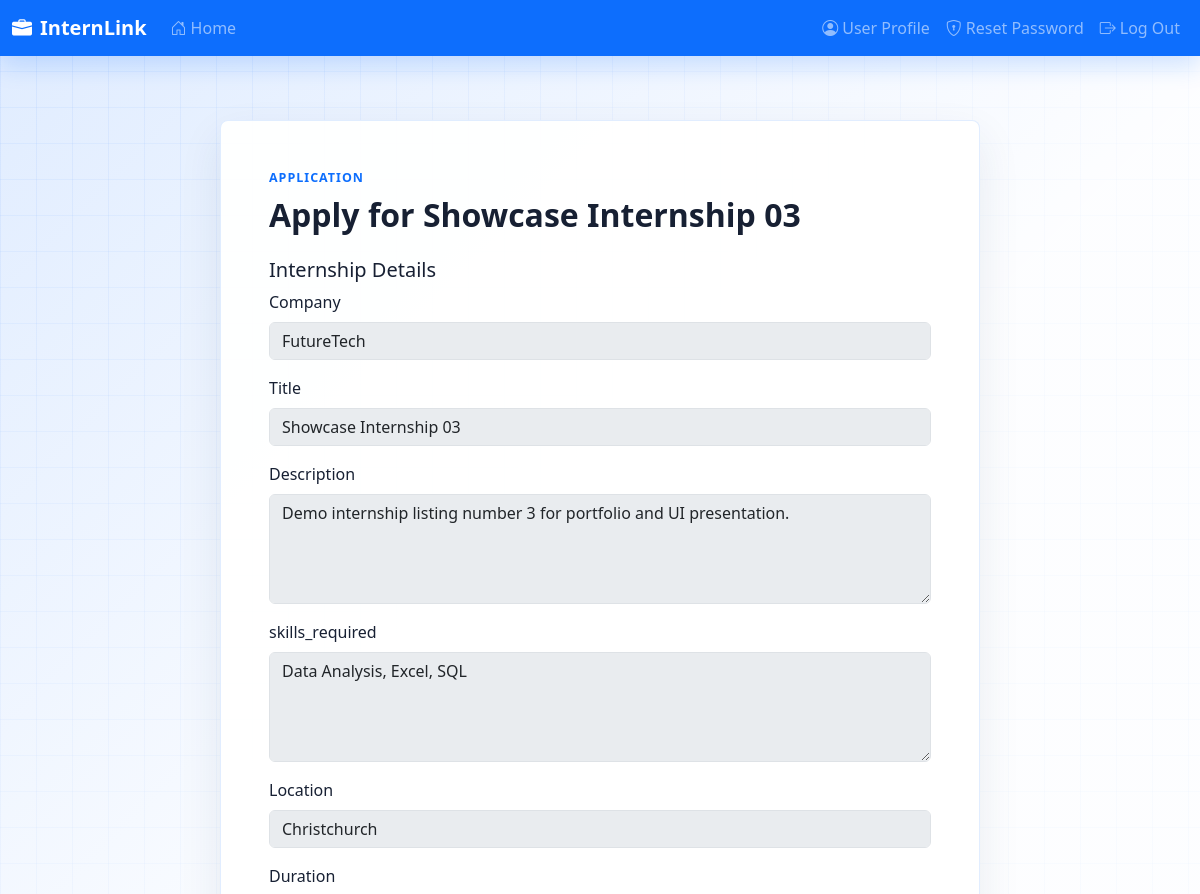
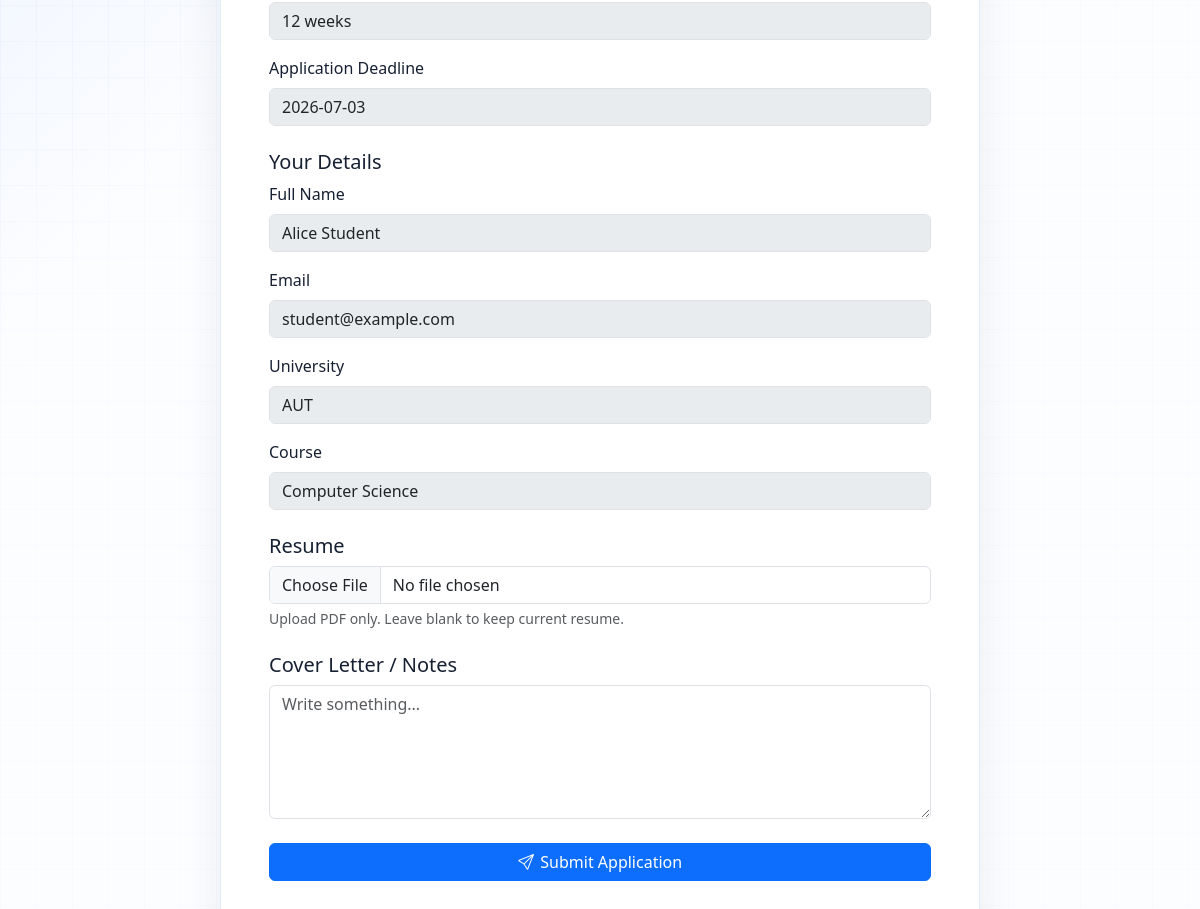
The app's page /apply/4 (signed in) with its own data (2 pictures, top to bottom).
### tables this page shows
CREATE TABLE internships (
    internship_id INTEGER PRIMARY KEY AUTOINCREMENT,
    company_id INTEGER NOT NULL,
    title TEXT NOT NULL,
    description TEXT NOT NULL,
    location TEXT,
    duration TEXT,
    salary REAL,
    deadline TEXT,
    stipend TEXT,
    "number_opening" INTEGER DEFAULT 1,
    additional_info TEXT, skills_required TEXT, number_of_opening INTEGER DEFAULT 1,
    FOREIGN KEY (company_id) REFERENCES employers(emp_id) ON DELETE CASCADE
);

CREATE TABLE employers (
    emp_id INTEGER PRIMARY KEY AUTOINCREMENT,
    user_id INTEGER NOT NULL UNIQUE,
    company_name TEXT NOT NULL,
    company_description TEXT,
    website TEXT,
    logo_path TEXT DEFAULT 'images/default.JPG',
    FOREIGN KEY (user_id) REFERENCES users(user_id) ON DELETE CASCADE
);

CREATE TABLE users (
    user_id INTEGER PRIMARY KEY AUTOINCREMENT,
    username TEXT NOT NULL UNIQUE,
    full_name TEXT,
    email TEXT NOT NULL UNIQUE,
    role TEXT NOT NULL CHECK (role IN ('Student', 'Employer', 'Admin')),
    password_hash BLOB NOT NULL,
    profile_image TEXT DEFAULT 'images/default.JPG',
    status TEXT NOT NULL DEFAULT 'active'
        CHECK (status IN ('active', 'inactive', 'suspended'))
);

CREATE TABLE students (
    student_id INTEGER PRIMARY KEY AUTOINCREMENT,
    user_id INTEGER NOT NULL UNIQUE,
    university TEXT,
    course TEXT,
    resume_path TEXT,
    FOREIGN KEY (user_id) REFERENCES users(user_id) ON DELETE CASCADE
);

### mysite/customer.py (the view, shortened to what this page needs)
@app.route("/apply/<int:internship_id>", methods=["GET", "POST"])
def apply(internship_id):
    user_id = session.get("user_id")
    if not user_id:
        return redirect(url_for("login"))
    if request.method == "GET":
        with db.get_cursor() as cursor:
            cursor.execute(
                """
                SELECT
                    i.*,
                    e.company_name,
                    a.coverletter,
                    a.feedback,
                    a.status
                FROM internships i
                JOIN employers e ON i.company_id = e.emp_id
                LEFT JOIN students s ON s.user_id = %s
                LEFT JOIN applications a
                    ON a.student_id = s.student_id
                    AND a.internship_id = i.internship_id
                WHERE i.internship_id = %s
                """,
                (user_id, internship_id),
            )
            internship = cursor.fetchone()
            cursor.execute(
                """
                SELECT u.full_name, u.email, s.university, s.course, s.resume_path
                FROM students s
                JOIN users u ON s.user_id = u.user_id
                WHERE u.user_id = %s
                """,
                (user_id,),
            )
            student = cursor.fetchone()
        return render_template(
            "apply.html",
            internship=internship,
            student=student,
            review_mode=request.args.get("review"),
        )

### mysite/db.py (called while the page is built)
def _connect_sqlite(database: str, autocommit: bool):
    db_path = Path(database)
    db_path.parent.mkdir(parents=True, exist_ok=True)
    connection = sqlite3.connect(db_path)
    connection.row_factory = sqlite3.Row
    if autocommit:
        connection.isolation_level = None
    return connection

def get_db():
    if "db" not in g:
        backend = connection_params.get("backend", "mysql")
        if backend == "sqlite":
            g.db = _connect_sqlite(
                str(connection_params["database"]),
                bool(connection_params.get("autocommit", True)),
            )
        else:
            g.db = _connect_mysql()
    return g.db

def get_cursor():
    connection = get_db()
    if connection_params.get("backend") == "sqlite":
        return SQLiteCursorWrapper(connection.cursor())
    return connection.cursor(cursorclass=MySQLdb.cursors.DictCursor)

    @staticmethod
    def _adapt_query(query: str) -> str:
        return query.replace("%s", "?")

    def execute(self, query: str, params=None):
        sql = self._adapt_query(query)
        if params is None:
            self._cursor.execute(sql)
        else:
            self._cursor.execute(sql, params)
        return self

    def fetchone(self):
        row = self._cursor.fetchone()
        return dict(row) if row is not None else None

    def close(self):
        self._cursor.close()

    def __enter__(self):
        return self

    def __exit__(self, exc_type, exc, tb):
        self.close()
        return False

### templates/apply.html (shortened to what this page needs)
{% extends 'userbase.html' %}  {% block content %}
<section class="container py-4 py-lg-5">
  <div class="row justify-content-center">
    <div class="col-lg-8 content-panel p-4 p-lg-5">
      <p class="hero-kicker mb-2">Application</p>
      <h2 class="fw-bold">Apply for {{ internship.title }}</h2>
      <form method="POST" enctype="multipart/form-data" class="mt-4">
        <h5>Internship Details</h5>
        <div class="mb-3">
          <label class="form-label">Company</label>
          <input
            type="text"
            class="form-control"
            value="{{ internship.company_name }}"
            disabled
          />
        </div>
        <div class="mb-3">
          <label class="form-label">Title</label>
          <input
            type="text"
            class="form-control"
            value="{{ internship.title }}"
            disabled
          />
        </div>
        <div class="mb-3">
          <label class="form-label">Description</label>
          <textarea class="form-control" rows="4" disabled>
{{ internship.description }}</textarea
          >
        </div>
        <div class="mb-3">
          <label class="form-label">skills_required</label>
          <textarea class="form-control" rows="4" disabled>
{{ internship.skills_required }}</textarea
          >
        </div>
        <div class="mb-3">
          <label class="form-label">Location</label>
          <input
            type="text"
            class="form-control"
            value="{{ internship.location or 'N/A' }}"
            disabled
          />
        </div>
        <div class="mb-3">
          <label class="form-label">Duration</label>
          <input
            type="text"
            class="form-control"
            value="{{ internship.duration or 'N/A' }}"
            disabled
          />
        </div>
        <div class="mb-3">
          <label class="form-label">Application Deadline</label>
          <input
            type="text"
            class="form-control"
            value="{{ internship.deadline or 'N/A' }}"
            disabled
          />
        </div>
        <h5 class="mt-4">Your Details</h5>
        <div class="mb-3">
          <label class="form-label">Full Name</label>
          <input
            type="text"
            class="form-control"
            value="{{ student.full_name }}"
            disabled
          />
        </div>
        <div class="mb-3">
          <label class="form-label">Email</label>
          <input
            type="text"
            class="form-control"
            value="{{ student.email }}"
            disabled
          />
        </div>
        <div class="mb-3">
          <label class="form-label">University</label>
          <input
            type="text"
            class="form-control"
            value="{{ student.university or 'N/A' }}"
            disabled
          />
        </div>
        <div class="mb-3">
          <label class="form-label">Course</label>
          <input
            type="text"
            class="form-control"
            value="{{ student.course or 'N/A' }}"
            disabled
          />
        </div>
        <h5 class="mt-4">Resume</h5>
        <div class="mb-3">
          <input
            class="form-control"
            type="file"
            name="resume"
            accept="application/pdf"
          />
          <div
            class="form-text"
          >
            Upload PDF only. Leave blank to keep current resume.
          </div>
        </div>
        <h5 class="mt-4">Cover Letter / Notes</h5>
        <div class="mb-4">
          <textarea
            class="form-control"
            name="cover_letter"
            rows="5"
            placeholder="Write something..."
            {%
            if
            review_mode
            %}
            readonly
            {%
            else
            %}
            required
            {%
            endif
            %}
          >
{% if internship.coverletter %}{{ internship.coverletter }}{% endif %}</textarea
          >
        </div>
        <div class="d-grid">
          {% if review_mode %}
          <a href="{{ url_for('customer_home') }}" class="btn btn-primary"
            ><i class="bi bi-arrow-left"></i>Back</a
          >
          {% else %}
          <button type="submit" class="btn btn-primary">
            <i class="bi bi-send"></i>Submit Application
          </button>
          {% endif %}
        </div>
      </form>
    </div>
  </div>
</section>
{% endblock %}

### static/css/app.css (style rules this page uses)
:root { --job-primary-soft: rgba(13, 110, 253, 0.1); --job-primary-line: rgba(13, 110, 253, 0.18); --job-ink: #172033; --job-muted: #637083; --job-surface: rgba(255, 255, 255, 0.94); }
body.job-shell, body.auth-shell { min-height: 100vh; color: var(--job-ink); background: linear-gradient(135deg, rgba(13, 110, 253, 0.1), rgba(255, 255, 255, 0.7) 42%), linear-gradient(90deg, rgba(13, 110, 253, 0.07) 1px, transparent 1px), linear-gradient(0deg, rgba(13, 110, 253, 0.06) 1px, transparent 1px), #f7faff; background-size: auto, 36px 36px, 36px 36px, auto; }
.page-hero, .auth-panel, .content-panel, .job-card, .stat-tile { background: var(--job-surface); border: 1px solid rgba(13, 110, 253, 0.12); box-shadow: 0 18px 44px rgba(28, 50, 94, 0.09); }
.hero-kicker { color: var(--bs-primary); font-size: 0.78rem; font-weight: 800; letter-spacing: 0.08em; text-transform: uppercase; }
.filter-bar, .content-panel { border-radius: 8px; }
.btn { align-items: center; display: inline-flex; gap: 0.4rem; justify-content: center; }

### records on screen
internships: title "Showcase Internship 03", description "Demo internship listing number 3 for portfolio and UI presentation.", skills_required "Data Analysis, Excel, SQL", location "Christchurch", duration "12 weeks", deadline "2026-07-03"
employers: company_name "FutureTech"
users: full_name "Alice Student", email "student@example.com"
students: university "AUT", course "Computer Science"
